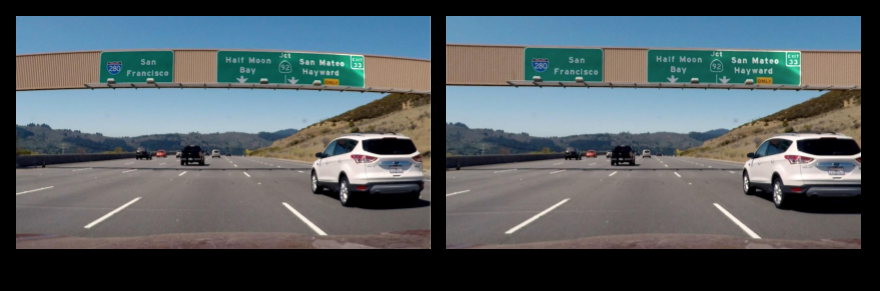
#> input picture examples/camera undistortion.png, 880 x 291 px
$ python -i helper.py   (imports and definitions only)   (older library calls are emulated)
#> lines starting #> are read from the running program, lines starting #| are printed output that depends on the picture
# pylint: disable=I0011,E1101,C0111,C0103,C0301,W0611
import numpy as np
import cv2
import matplotlib.pyplot as plt
import matplotlib.image as mpimg
import pickle

# diagnostic information
# https://carnd-forums.udacity.com/questions/32706990/want-to-create-a-diagnostic-view-into-your-lane-finding-pipeline


# [19 lines left out: function abs_sobel_thresh, not called in this run]


def mag_thresh(img, sobel_kernel=3, mag_thresh=(0, 255)):
    # Apply the following steps to img
    # 1) Convert to grayscale
#> called with sobel_kernel = 3, mag_thresh = (0, 255)
    gray = cv2.cvtColor(img, cv2.COLOR_RGB2GRAY)
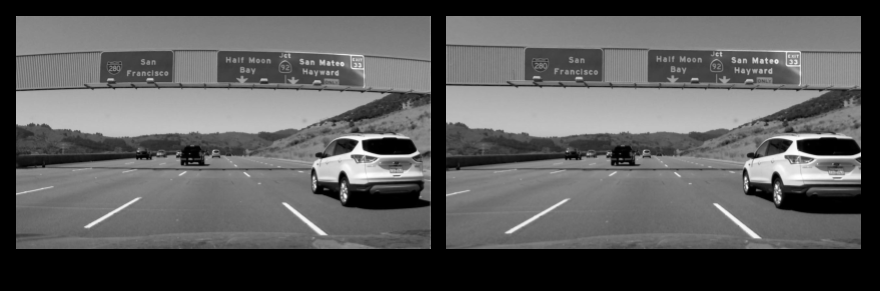
#> gray: shape (291, 880); min 0, max 255, mean 89.8
    # 2) Take the gradient in x and y separately
    sobelx = cv2.Sobel(gray, cv2.CV_64F, 1, 0, ksize=sobel_kernel)
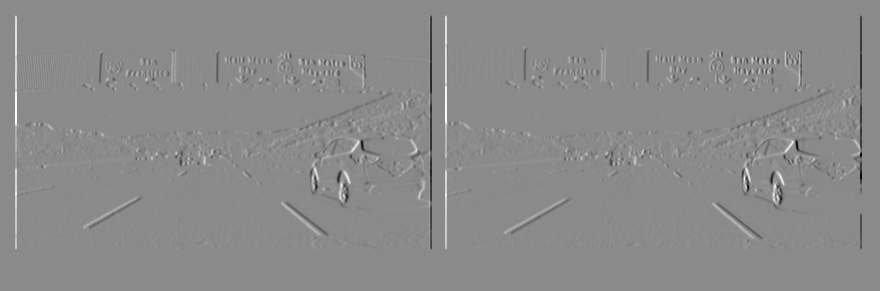
#> sobelx: shape (291, 880) float64; min -899, max 753, mean 0; drawn with min black and max white
    sobely = cv2.Sobel(gray, cv2.CV_64F, 0, 1, ksize=sobel_kernel)
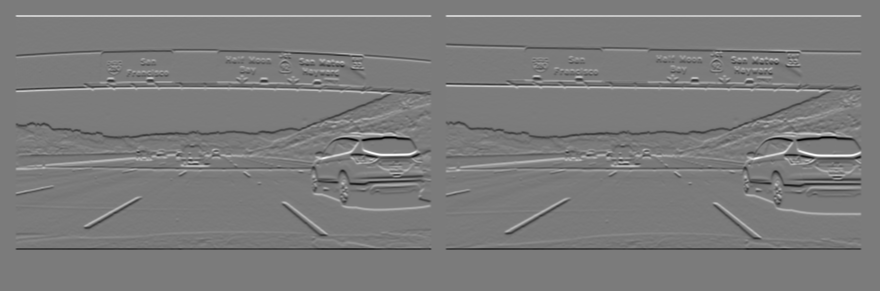
#> sobely: shape (291, 880) float64; min -833, max 887, mean 0; drawn with min black and max white
    # 3) Calculate the magnitude
    abs_sobelxy = np.sqrt(np.square(sobelx) + np.square(sobely))
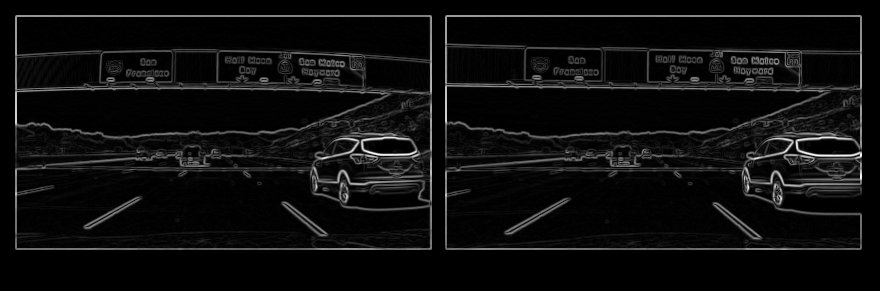
#> abs_sobelxy: shape (291, 880) float64; min 0, max 899.3, mean 50.1; drawn with min black and max white
    # 4) Scale to 8-bit (0 - 255) and convert to type = np.uint8
    scaled_sobel = np.uint8(255 * abs_sobelxy / np.max(abs_sobelxy))
    # 5) Create a binary mask where mag thresholds are met
    binary_output = np.zeros_like(scaled_sobel)
    binary_output[(scaled_sobel >= mag_thresh[0]) &
                  (scaled_sobel <= mag_thresh[1])] = 1
    # 6) Return this mask as your binary_output image
    return binary_output


# [127 lines left out: functions dir_threshold, test, combining_grad_color, pipeline, exercise_combining, not called in this run]

>>> import cv2
>>> picture = cv2.cvtColor(cv2.imread('examples/camera undistortion.png'), cv2.COLOR_BGR2RGB)
>>> result = mag_thresh(picture)
#> result: shape (291, 880); every value is 1
